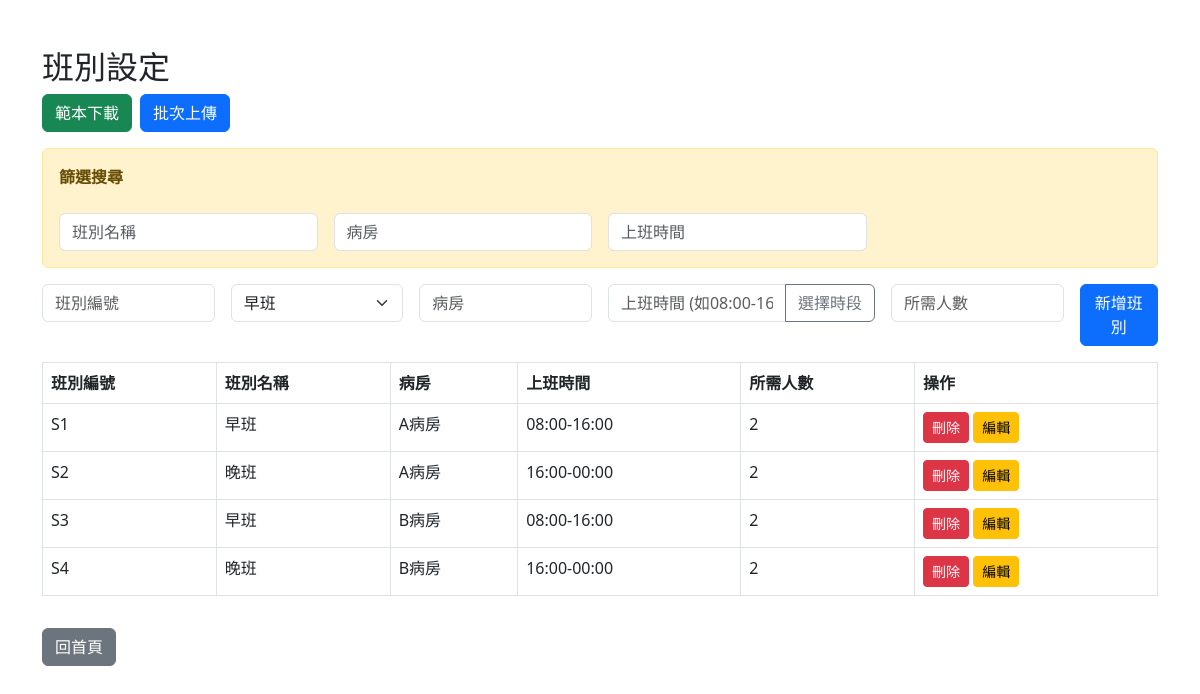
The app's page /shift, older data.
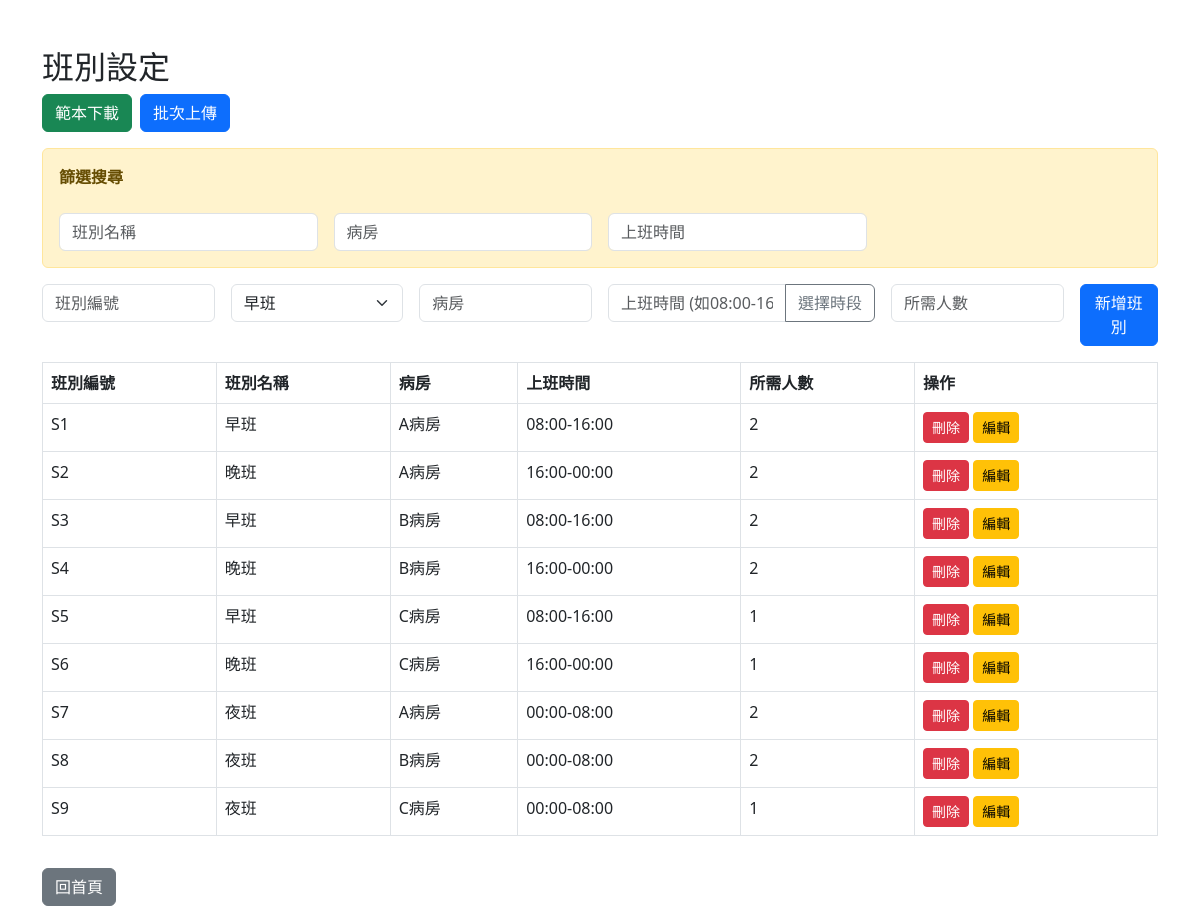
The same page, newer data.
### tables this page shows
CREATE TABLE shift (shift_id TEXT PRIMARY KEY, name TEXT, time TEXT, required_count INTEGER, ward TEXT);

### app.py (the view)
@app.route('/shift')
def shift():
    conn = get_db_connection()
    shift_list = conn.execute('SELECT * FROM shift').fetchall()
    conn.close()
    return render_template('shift.html', shift_list=shift_list)

### app.py (called while the page is built)
def get_db_connection():
    conn = sqlite3.connect(os.path.join('data', 'staff.db'))
    conn.row_factory = sqlite3.Row
    return conn

### templates/shift.html (shortened to what this page needs)
<!DOCTYPE html>
<html lang="zh-Hant">
<head>
    <link rel="stylesheet" href="https://cdn.jsdelivr.net/npm/bootstrap@5.3.0/dist/css/bootstrap.min.css">
</head>
<body>
<div class="container mt-5">
    <h2>班別設定</h2>
    <div class="mb-3 d-flex gap-2">
        <a href="/download_shift_template" class="btn btn-success">範本下載</a>
        <form id="uploadForm" method="post" action="/upload_shift" enctype="multipart/form-data">
            <button type="button" class="btn btn-primary" id="uploadBtn">批次上傳</button>
        </form>
    </div>
    <div class="alert alert-warning mb-3">
        <b>篩選搜尋</b>
        <form class="row g-3 mt-2" id="shiftFilterForm" oninput="filterShifts()">
            <div class="col-md-3">
                <input type="text" class="form-control" id="filterName" placeholder="班別名稱">
            </div>
            <div class="col-md-3">
                <input type="text" class="form-control" id="filterWard" placeholder="病房">
            </div>
            <div class="col-md-3">
                <input type="text" class="form-control" id="filterTime" placeholder="上班時間">
            </div>
        </form>
    </div>
    <form class="row g-3" method="post" action="/add_shift" id="shiftForm">
        <div class="col-md-2">
            <input type="text" class="form-control" name="shift_id" placeholder="班別編號" required>
        </div>
        <div class="col-md-2">
            <select class="form-select" name="name" required>
                <option value="早班">早班</option>
            </select>
        </div>
        <div class="col-md-2">
            <input type="text" class="form-control" name="ward" placeholder="病房" required>
        </div>
        <div class="col-md-3">
            <div class="input-group">
                <input type="text" class="form-control" name="time" id="timeInput" placeholder="上班時間 (如08:00-16:00)" readonly required>
                <button type="button" class="btn btn-outline-secondary" data-bs-toggle="modal" data-bs-target="#timeModal">選擇時段</button>
            </div>
        </div>
        <div class="col-md-2">
            <input type="number" class="form-control" name="required_count" placeholder="所需人數" min="1" required>
        </div>
        <div class="col-md-1">
            <button type="submit" class="btn btn-primary">新增班別</button>
        </div>
    </form>
    <table class="table table-bordered mt-3" id="shiftTable">
        <thead>
            <tr>
                <th>班別編號</th>
                <th>班別名稱</th>
                <th>病房</th>
                <th>上班時間</th>
                <th>所需人數</th>
                <th>操作</th>
            </tr>
        </thead>
        <tbody>
        {% for shift in shift_list %}
            <tr>
                <td>{{ shift.shift_id }}</td>
                <td>{{ shift.name }}</td>
                <td>{{ shift.ward }}</td>
                <td>{{ shift.time }}</td>
                <td>{{ shift.required_count }}</td>
                <td>
                    <form method="post" action="/delete_shift" style="display:inline;">
                        <button type="submit" class="btn btn-danger btn-sm" onclick="return confirm('確定要刪除嗎？');">刪除</button>
                    </form>
                    <button class="btn btn-warning btn-sm" data-bs-toggle="modal" data-bs-target="#editModal{{ shift.shift_id }}">編輯</button>
                </td>
            </tr>
        {% endfor %}
        </tbody>
    </table>
    <a href="/" class="btn btn-secondary mt-3">回首頁</a>
</div>
</body>
</html>

Row changes from the older to the newer data that the page shows:
added shift: shift_id "S5", name "早班", ward "C病房", time "08:00-16:00", required_count "1"
added shift: shift_id "S6", name "晚班", ward "C病房", time "16:00-00:00", required_count "1"
added shift: shift_id "S7", name "夜班", ward "A病房", time "00:00-08:00", required_count "2"
added shift: shift_id "S8", name "夜班", ward "B病房", time "00:00-08:00", required_count "2"
added shift: shift_id "S9", name "夜班", ward "C病房", time "00:00-08:00", required_count "1"
